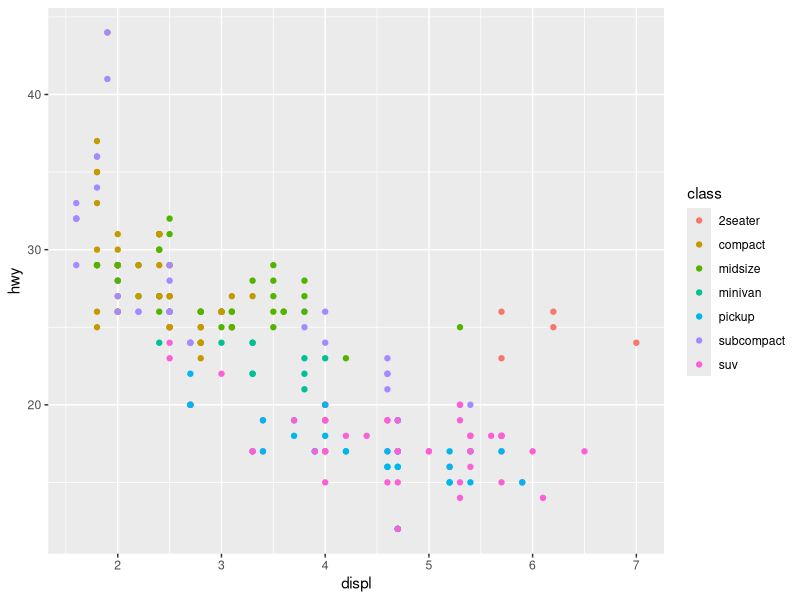
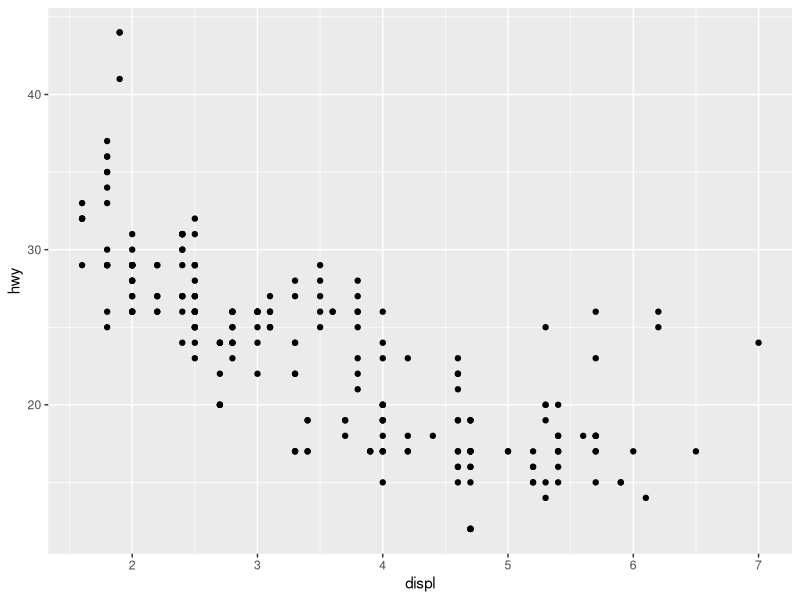
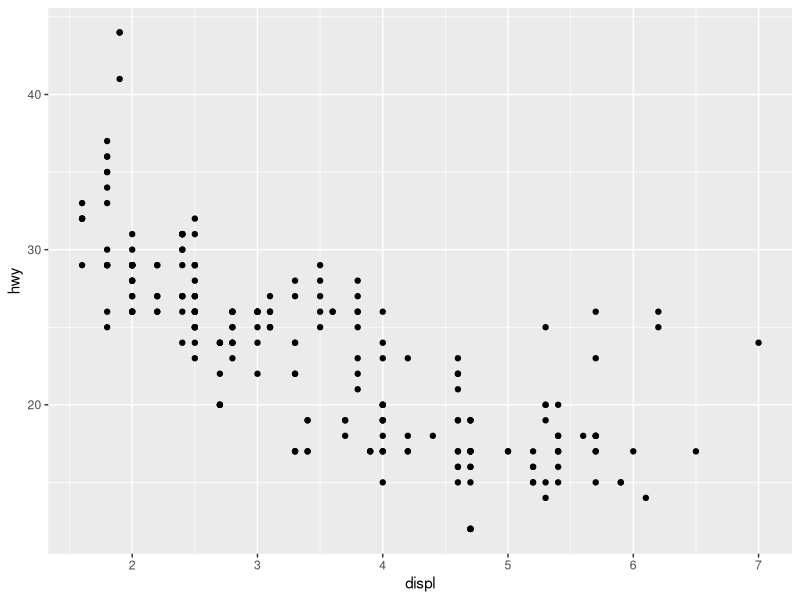
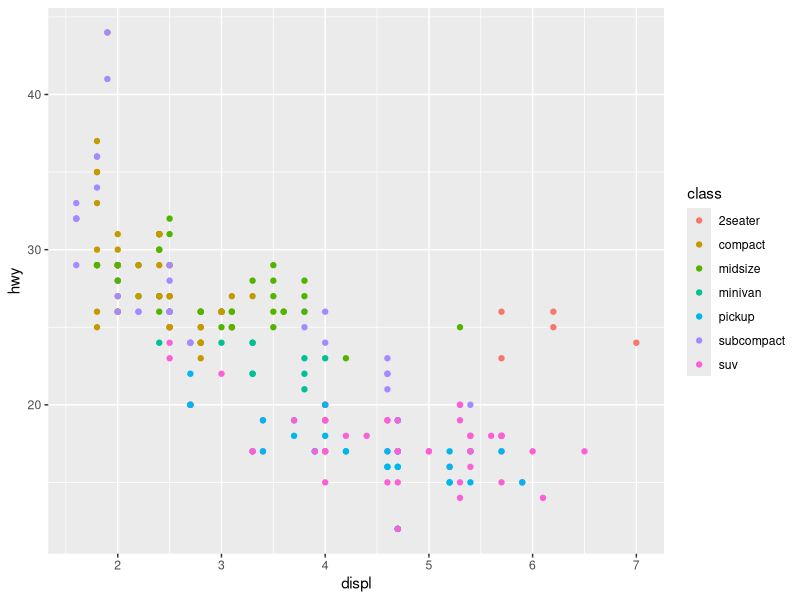
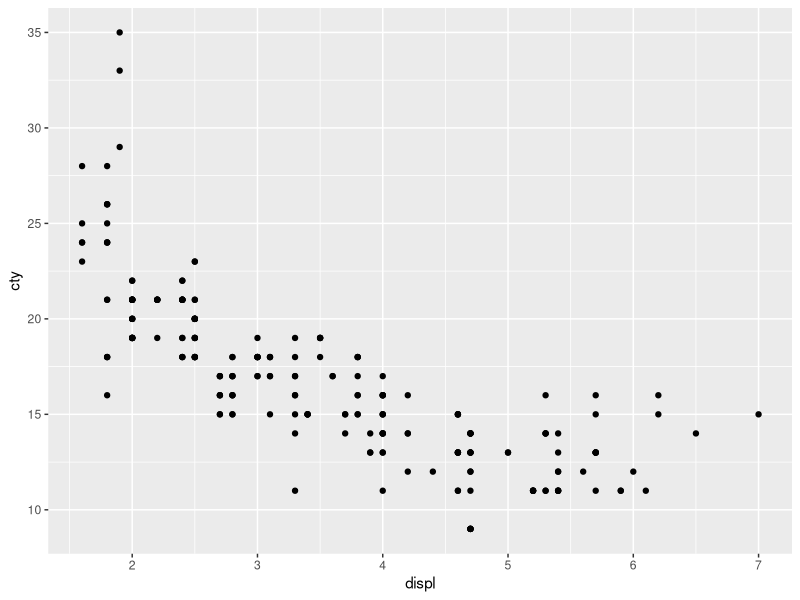
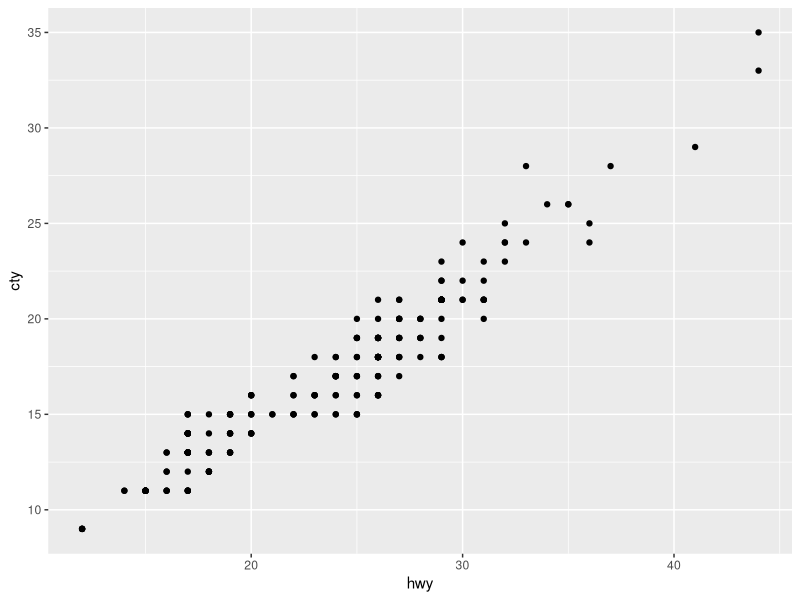
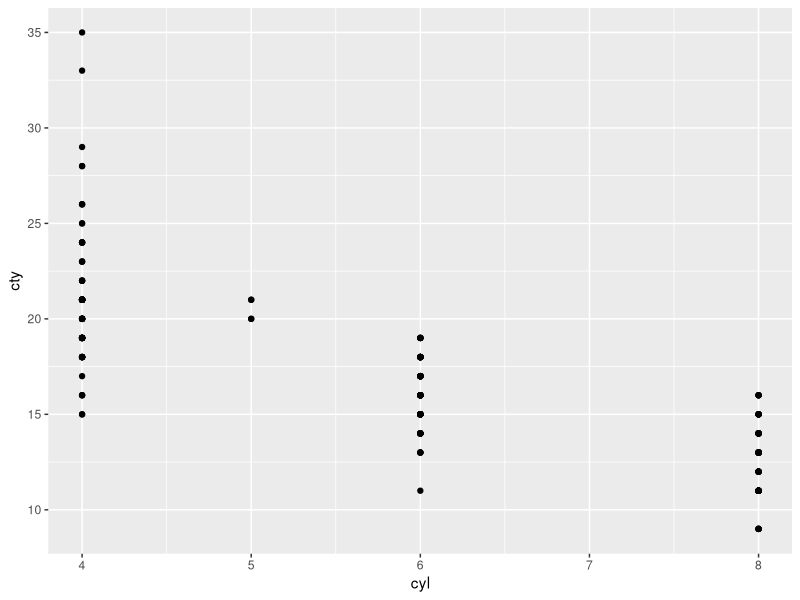
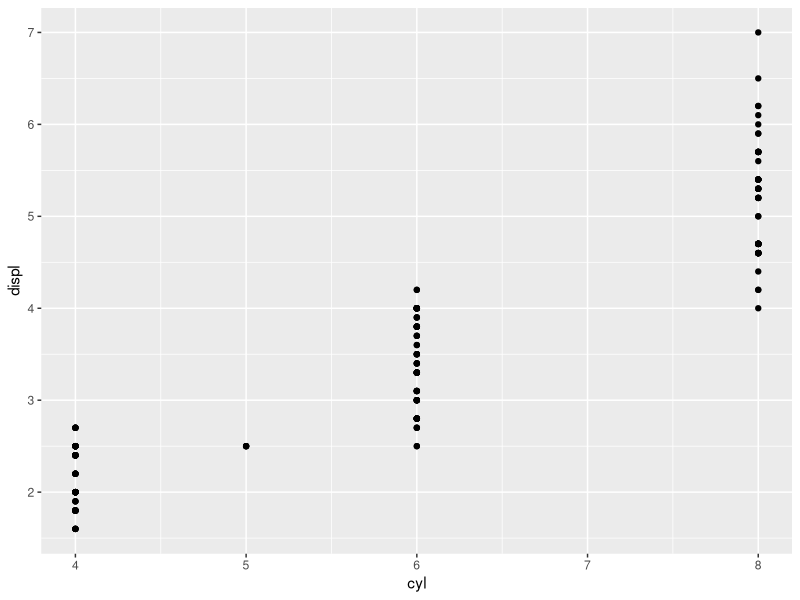

Reproduce these figures in R, in order.
## ---- chunk 1
knitr::opts_chunk$set(echo = FALSE)
library(ggplot2)
library(dplyr)
## ---- chunk 2
ggplot(data = mpg) +   # specify the source tibble
  geom_point(mapping=aes(x=displ,  # map x, y vars
                         y=hwy,
                         colour=class))
## ---- chunk 3
d <- ggplot2::mpg  # get a copy of mpg
glimpse(d)  # show structure and some data
## ---- chunk 4
ggplot(data = d) +   # specify the source tibble
  geom_point(mapping=aes(x=displ,  # map x, y vars
                         y=hwy))
## ---- chunk 5
ggplot(data = d,aes(x=displ, y=hwy)) +  
  geom_point() 
## ---- chunk 6
unique(d$class)
## ---- chunk 7
ggplot(data=d)+
  geom_point(aes(x=displ,y=hwy,colour=class))
## ---- chunk 8
ggplot(data = mpg) +   # specify the source tibble
  geom_point(mapping=aes(x=displ,  # map x, y vars
                         y=cty))
## ---- chunk 9
ggplot(data = mpg) +   # specify the source tibble
  geom_point(mapping=aes(x=hwy,  # map x, y vars
                         y=cty))
## ---- chunk 10
ggplot(data = mpg) +   # specify the source tibble
  geom_point(mapping=aes(x=cyl,  # map x, y vars
                         y=cty))
## ---- chunk 11
ggplot(data = mpg) +   # specify the source tibble
  geom_point(mapping=aes(x=cyl,  # map x, y vars
                         y=displ))
## ---- chunk 12
# this is a hack to call plot but make the plot tiny
plot(1:1,axes=FALSE,xlab = "", ylab="",cex = .001)
